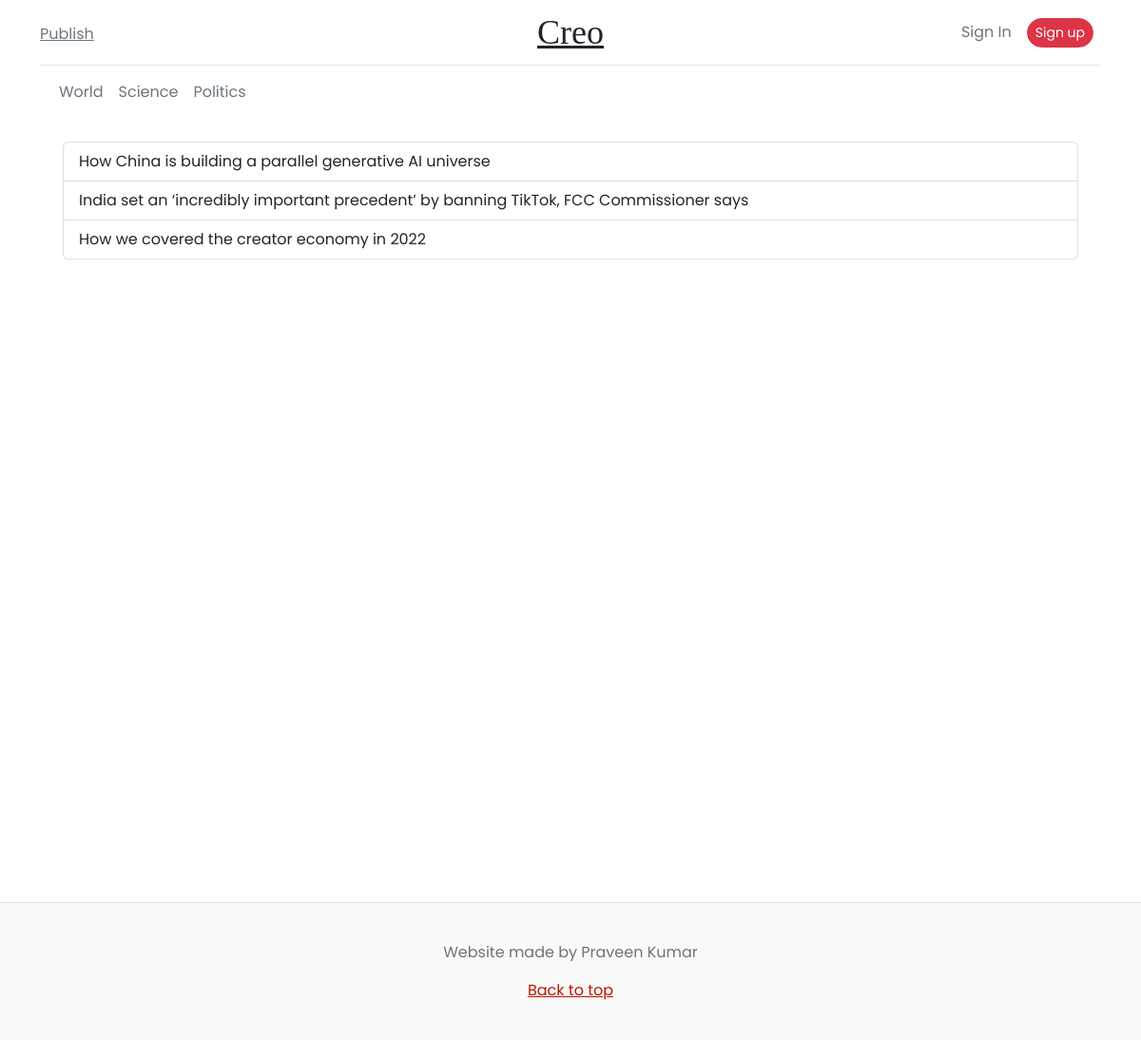
/article_archive/2023/1, run on the app's committed database.
### main/models.py (models this page shows, shortened)
class Tag(models.Model):
    name = models.CharField(max_length = 50)
    def __str__(self) -> str:
        return self.name

class Article(models.Model):
    title = models.CharField(max_length=256)
    content = RichTextField()
    created_at = models.DateTimeField(auto_now_add=True)
    thumbnail = models.ImageField(upload_to="profile_pics", blank=True)
    likes = models.ManyToManyField(User, blank=True, related_name="likes")
    comment = models.ManyToManyField("Comment", blank=True)
    tag = models.ForeignKey("Tag", on_delete=models.CASCADE)
    user = models.ForeignKey(User, on_delete=models.CASCADE)

### main/views.py (the view)
# urls.py: path("article_archive/<int:year>/<int:month>", views.article_archive, name="article_archive"),
def article_archive(request, year, month):
    start_date = datetime.date(year, month, 1)
    end_date = datetime.date(year, month, calendar.monthrange(year, month)[1])
    article_list = models.Article.objects.filter(created_at__range=(start_date, end_date))
    context = {
        "year" : year,
        "month" : month,
        "article_list" : article_list,
    }
    return render(request, "main/article_archive.html", context)

### main/context_processors.py (called while the page is built)
def tags_processor(request):
    tags = models.Tag.objects.all().distinct()
    return {"tags" : tags}

### templates/main/article_archive.html (shortened to what this page needs)
{% extends 'base.html' %}
{% block container %}
    <div class="m-4">
        <div class="list-group">
            {% for article in article_list %}
                <a href="{% url 'article_details' article.pk %}"
                   class="list-group-item list-group-item-action">{{ article.title }}</a>
            {% endfor %}
        </div>
    </div>
{% endblock container %}

### templates/navbar.html (shortened to what this page needs)
<div class="container">
    <header class="blog-header lh-1 py-3">
        <div class="row flex-nowrap justify-content-between align-items-center">
            <div class="col-4 pt-1">
                <a class="link-secondary" href={% url 'create_article' %}>Publish</a>
            </div>
            <div class="col-4 text-center">
                <a class="blog-header-logo text-dark" href={% url 'home' %}>Creo</a>
            </div>
            <div class="col-4 d-flex justify-content-end align-items-center">
                <span class="mx-2">
                    {% if user.is_authenticated %}
                        <div class="btn-group dropdown dropdown-center">
                            <button type="button"
                                    class="btn btn-danger dropdown-toggle"
                                    data-bs-toggle="dropdown"
                                    aria-expanded="false">
                                {{ user.username }}
                            </button>
                            <ul class="dropdown-menu">
                                <li>
                                    <a class="dropdown-item" href={% url 'profile' user.pk %}>Profile</a>
                                </li>
                                <li>
                                    <hr class="dropdown-divider" />
                                </li>
                                <li>
                                    <a class="dropdown-item" href={% url 'cauth:logout' %}>Sign out</a>
                                </li>
                            </ul>
                        </div>
                    {% else %}
                        <a class="link-secondary text-decoration-none"
                           href="{% url 'cauth:login' %}">Sign In</a>
                    {% endif %}
                </span>
                <span class="mx-2">
                    {% if user.is_authenticated == False %}
                        <a class="btn btn-sm btn-danger rounded-pill"
                           href="{% url 'cauth:register' %}">Sign up</a>
                    {% endif %}
                </span>
            </div>
        </div>
    </header>
    <nav class="navbar navbar-expand-lg bg-body-tertiary">
        <div class="container-fluid">
            <div class="collapse navbar-collapse" id="navbarSupportedContent">
                <ul class="navbar-nav me-auto mb-2 mb-lg-0">
                {% for tag in tags %}
                    <li class="nav-item">
                        <a class="nav-link link-secondary p-2" href={% url 'tag_list' tag.pk %}>{{ tag }}</a>
                    </li>
                {% endfor %}
                </ul>
            </div>
        </div>
    </nav>
</div>

### static/styles.css (style rules this page uses)
:root { --main-font: 'Poppins', sans-serif; }
* { font-family: var(--main-font); }
.blog-header { border-bottom: 1px solid #e5e5e5; }
.blog-header-logo { font-family: "Playfair Display", Georgia, "Times New Roman", serif ; font-size: 2.25rem; }
a { color: #BF1304; }

### data on the page
Tag: name "World"
Tag: name "Science"
Tag: name "Politics"
Article: title "How China is building a parallel generative AI universe"
Article: title "India set an ‘incredibly important precedent’ by banning TikTok, FCC Commissioner says"
Article: title "How we covered the creator economy in 2022"
